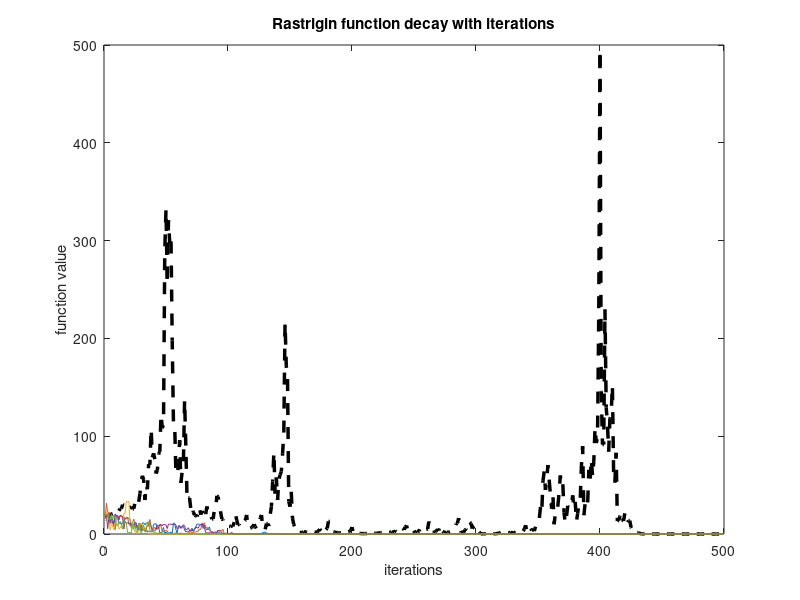

The MATLAB source for this figure:
clc
clear all
close all

%% Rastrigin function minimization in dimension d
% Abs to norm

d = 2;
B = 0;
C = 0;
f = @(x) sum((x-B).^2 -10*cos(2*pi*(x-B)) +10)/d +C;

%% Parameters

N      = 500;       % Number of agents
dt     = 1e-2;      % Time step
T      = 5;        % Final time
niter  = T/dt;
eps    = 1e-3;
alpha  = 50;        
sigma  = 3;
%M      = 100;       % Number of samples
lambda = 1;

% Initial position in [-5,5]
X0 = rand(N,d)*10 -5; 

% weight function
waf = @(x) exp(-alpha*f(x));

%% Method
X     = X0; 
wafx  = zeros(N,1);
%XM    = zeros(d+1,M);
dec   = zeros(niter,1);
fvet  = zeros(N,1);
index = randi(N,1,5);
exs   = zeros (niter,5);

tic
%for k=1:M
    for i=1:niter
    %while norm (X-repmat(X(1,:),N,1),2)> eps
        Z =randn(N,1);  % NON d
        for h=1:N
           wafx(h,1)= waf(X(h,:));
           fvet(h,1)= f(X(h,:));
        end
        wafx = wafx/sum(wafx); 
        m = sum(X.*wafx);
        X = X - dt*lambda*(X-repmat(m,N,1)) + sqrt(dt)* sigma*(abs(X-repmat(m,N,1)).*Z);
        dec(i)= sum(fvet)/N;
        exs (i,:) = [f(X(index(1),:)),f(X(index(2),:)),f(X(index(3),:)),f(X(index(4),:)),f(X(index(5),:))];
    end
    %XM(1:d,k)= X(1,:)';
    %XM(d+1,k)= f(X(1,:)');
    %X0 = rand(N,d)*10 -5; 
    %X    = X0;
    %wafx = zeros(N,1);
%end
toc

%% Grafico andamento media

t=1:1:niter;
plot(t, dec, 'k--','linewidth',2.5)
hold on
plot(t,exs(:,1),t,exs(:,2),t,exs(:,3),t,exs(:,4),t,exs(:,5))
xlabel('iterations')
ylabel('function value')
title('Rastrigin function decay with iterations')
